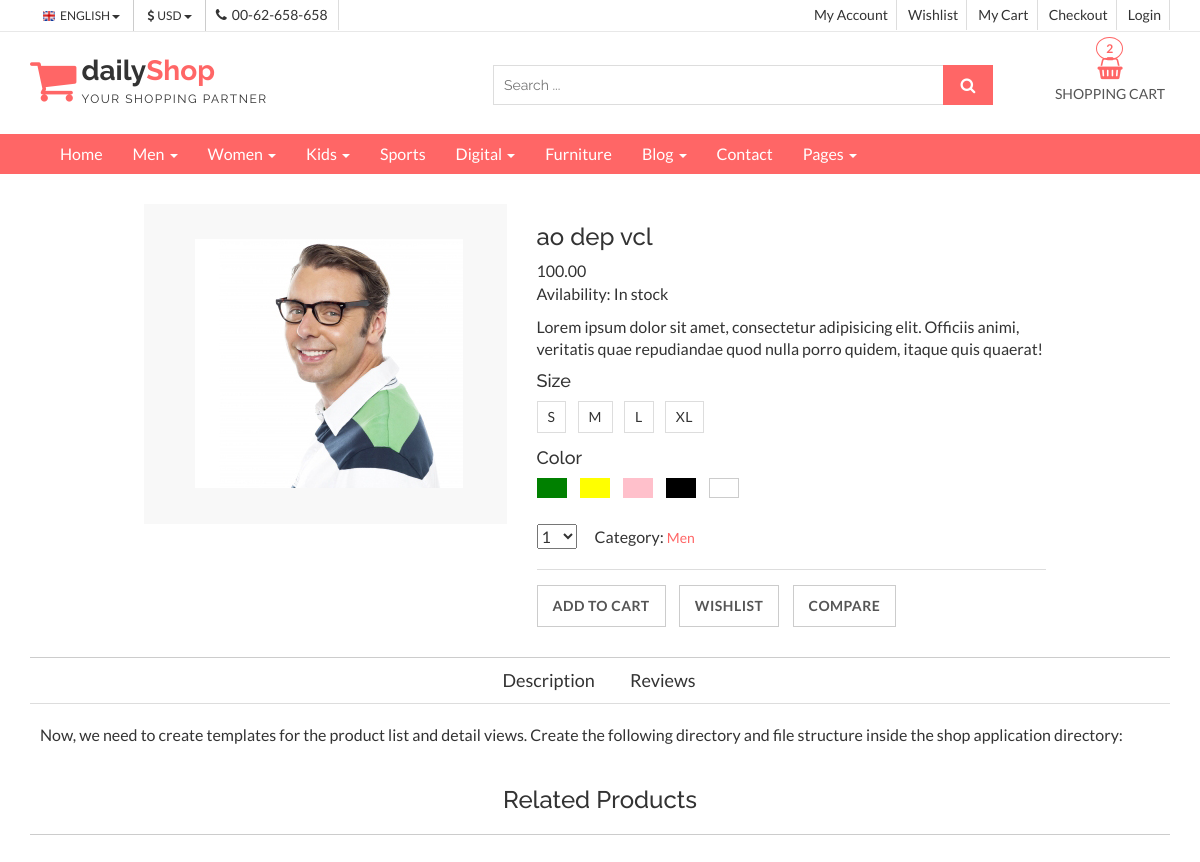
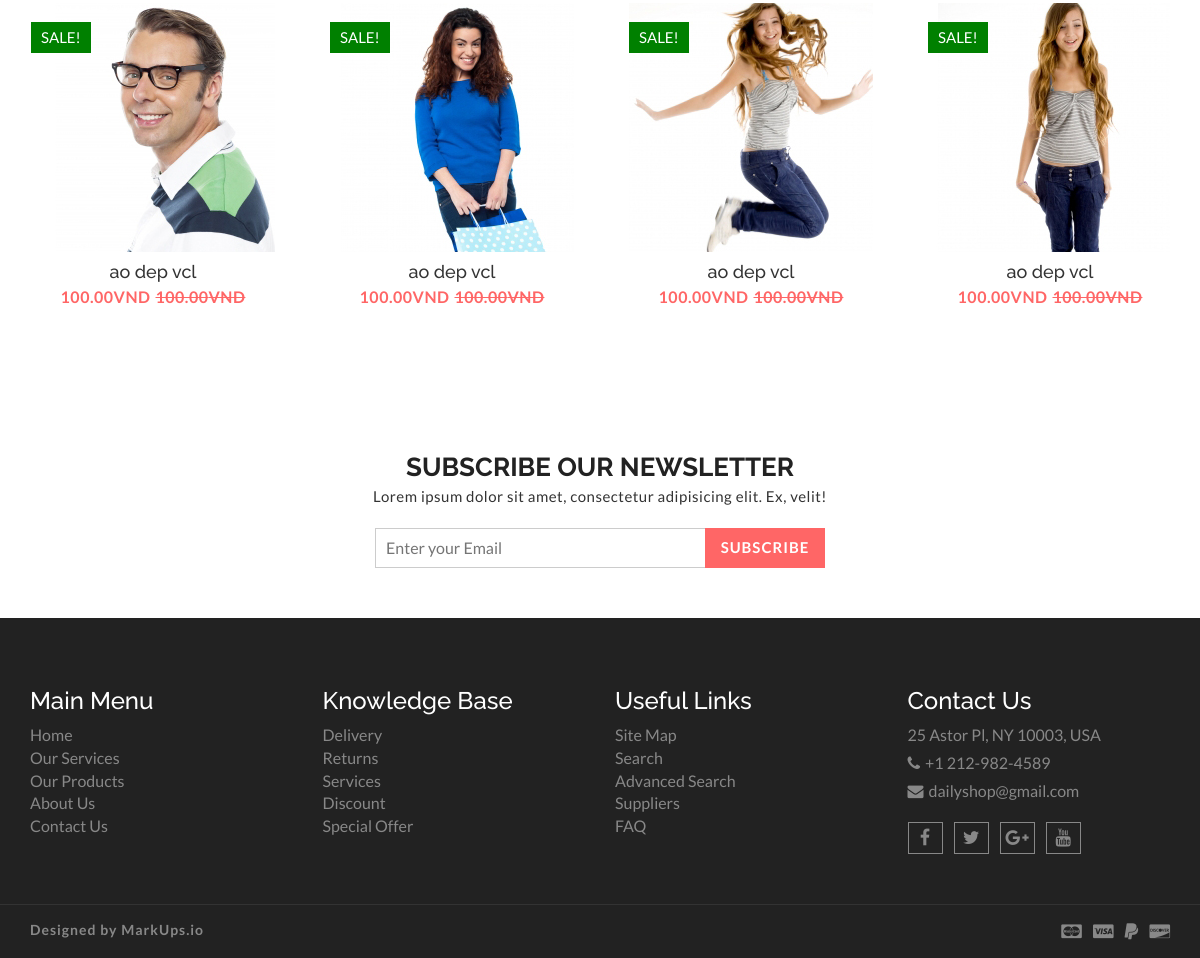
The page /1/ao-dep-vcl/ on the database its author committed (2 pictures, top to bottom).
### shop/models.py (models this page shows, shortened)
class Product(models.Model):
	category = models.ForeignKey(Category,
		                        on_delete=models.CASCADE,
		                        related_name='products')
	name = models.CharField(max_length=200, db_index=True)
	slug = models.SlugField(max_length=200, db_index=True)
	image = models.ImageField(upload_to='products', blank=True)
	description = models.TextField(blank=True)
	price = models.DecimalField(max_digits=10, decimal_places=2)
	available = models.BooleanField(default=True)
	created = models.DateTimeField(auto_now_add=True)
	updated = models.DateTimeField(auto_now=True)
	class Meta:
		ordering = ('name',)
		index_together = (('id', 'slug'),)

class Category(models.Model):
	name = models.CharField(max_length=200, db_index=True)
	slug = models.SlugField(max_length=200, unique=True)
	class Meta:
		ordering = ('id',)
		verbose_name = 'category'
		verbose_name_plural = 'categories'
	def __str__(self):
		return self.name

### shop/views.py (the view)
# urls.py: path('<int:id>/<slug:slug>/', views.product_detail, name='product_detail'),
def product_detail(request, id, slug):
	products = Product.objects.filter(available=True)[:4]
	product = get_object_or_404(Product, id=id, slug=slug)
	context = {
	    'product': product,
	    'products': products
	}
	return render(request, 'shop/product/detail.html', context)

### templates/shop/product/detail.html (shortened to what this page needs)
{% extends "base.html" %}
{% load static %}
{% block content %}
 <section id="menu">
    <div class="container">
      <div class="menu-area">
        <div class="navbar navbar-default" role="navigation">
            <div class="navbar-collapse collapse">
            <ul class="nav navbar-nav">
              <li><a href="index.html">Home</a></li>
              <li><a href="#">Men <span class="caret"></span></a>
              </li>
              <li><a href="#">Women <span class="caret"></span></a>
              </li>
              <li><a href="#">Kids <span class="caret"></span></a>
              </li>
              <li><a href="#">Sports</a></li>
             <li><a href="#">Digital <span class="caret"></span></a>
              </li>
              <li><a href="#">Furniture</a></li>
              <li><a href="blog-archive.html">Blog <span class="caret"></span></a>
              </li>
              <li><a href="contact.html">Contact</a></li>
              <li><a href="#">Pages <span class="caret"></span></a>
              </li>
            </ul>
          </div>
        </div>
      </div>
      </div>
  </section>
  <section id="aa-product-details">
    <div class="container">
      <div class="row">
        <div class="col-md-12">
          <div class="aa-product-details-area">
            <div class="aa-product-details-content">
              <div class="row">
                <div class="col-md-5 col-sm-5 col-xs-12">
                  <div class="aa-product-view-slider">
                    <div id="demo-1" class="simpleLens-gallery-container">
                      <div class="simpleLens-container">
                        <div class="simpleLens-big-image-container"><a data-lens-image="img/view-slider/large/polo-shirt-1.png" class="simpleLens-lens-image"><img src="{{ product.image.url }}" class="simpleLens-big-image"></a></div>
                      </div>
                    </div>
                  </div>
                </div>
                <div class="col-md-7 col-sm-7 col-xs-12">
                  <div class="aa-product-view-content">
                    <h3>{{ product.name }}</h3>
                    <div class="aa-price-block">
                      <span class="aa-product-view-price">{{ product.price }}</span>
                      <p class="aa-product-avilability">Avilability: <span>In stock</span></p>
                    </div>
                    <p>Lorem ipsum dolor sit amet, consectetur adipisicing elit. Officiis animi, veritatis quae repudiandae quod nulla porro quidem, itaque quis quaerat!</p>
                    <h4>Size</h4>
                    <div class="aa-prod-view-size">
                      <a href="#">S</a>
                      <a href="#">M</a>
                      <a href="#">L</a>
                      <a href="#">XL</a>
                    </div>
                    <h4>Color</h4>
                    <div class="aa-color-tag">
                      <a href="#" class="aa-color-green"></a>
                      <a href="#" class="aa-color-yellow"></a>
                      <a href="#" class="aa-color-pink"></a>
                      <a href="#" class="aa-color-black"></a>
                      <a href="#" class="aa-color-white"></a>
                    </div>
                    <div class="aa-prod-quantity">
                      <form action="">
                        <select id="" name="">
                          <option selected="1" value="0">1</option>
                        </select>
                      </form>
                      <p class="aa-prod-category">
                        Category: <a href="#">{{ product.category }}</a>
                      </p>
                    </div>
                    <div class="aa-prod-view-bottom">
                      <a class="aa-add-to-cart-btn" href="#">Add To Cart</a>
                      <a class="aa-add-to-cart-btn" href="#">Wishlist</a>
                      <a class="aa-add-to-cart-btn" href="#">Compare</a>
                    </div>
                  </div>
                </div>
              </div>
            </div>
            <div class="aa-product-details-bottom">
              <ul class="nav nav-tabs" id="myTab2">
                <li><a href="#description" data-toggle="tab">Description</a></li>
                <li><a href="#review" data-toggle="tab">Reviews</a></li>
              </ul>
              <div class="tab-content">
                <div class="tab-pane fade in active" id="description">
                  {{ product.description }}
                </div>
              </div>
            </div>
            <div class="aa-product-related-item">
              <h3>Related Products</h3>
              <ul class="aa-product-catg aa-related-item-slider">
              	{% for p in products %}
                <li>
                  <figure>
                    <a class="aa-product-img" href="#"><img src="{{ p.image.url }}" alt="polo shirt img"></a>
                     <figcaption>
                      <h4 class="aa-product-title"><a href="#">{{ p.name }}</a></h4>
                      <span class="aa-product-price">{{ p.price }}VND</span><span class="aa-product-price"><del>{{ p.price }}VND</del></span>
                    </figcaption>
                  </figure>
                  <span class="aa-badge aa-sale" href="#">SALE!</span>
                </li>
                 {% endfor %}
              </ul>
            </div>
          </div>
        </div>
      </div>
    </div>
  </section>
  <section id="aa-subscribe">
    <div class="container">
      <div class="row">
        <div class="col-md-12">
          <div class="aa-subscribe-area">
            <h3>Subscribe our newsletter </h3>
            <p>Lorem ipsum dolor sit amet, consectetur adipisicing elit. Ex, velit!</p>
            <form action="" class="aa-subscribe-form">
              <input type="email" name="" id="" placeholder="Enter your Email">
              <input type="submit" value="Subscribe">
            </form>
          </div>
        </div>
      </div>
    </div>
  </section>
  {% endblock %}

### static/css/theme-color/default-theme.css (style rules this page uses)
#menu { background-color: #ff6666; }
.aa-product-catg li .aa-product-price { color: #ff6666; }
#aa-subscribe .aa-subscribe-area .aa-subscribe-form input[type="submit"] { background: #ff6666 none repeat scroll 0 0; border: 1px solid #ff6666; }
#aa-product-details .aa-product-details-area .aa-product-details-content .aa-product-view-content .aa-prod-quantity .aa-prod-category a { color: #ff6666; }

### rows shown on the page
Product: image (picture), name "ao dep vcl", price "100.00", category "Men", description "Now, we need to create templates for the product list and detail views. Create the following directory and file structure inside the shop application directory:"
Product: image (picture), name "ao dep vcl", price "100.00"
Product: image (picture), name "ao dep vcl", price "100.00"
Product: image (picture), name "ao dep vcl", price "100.00"
